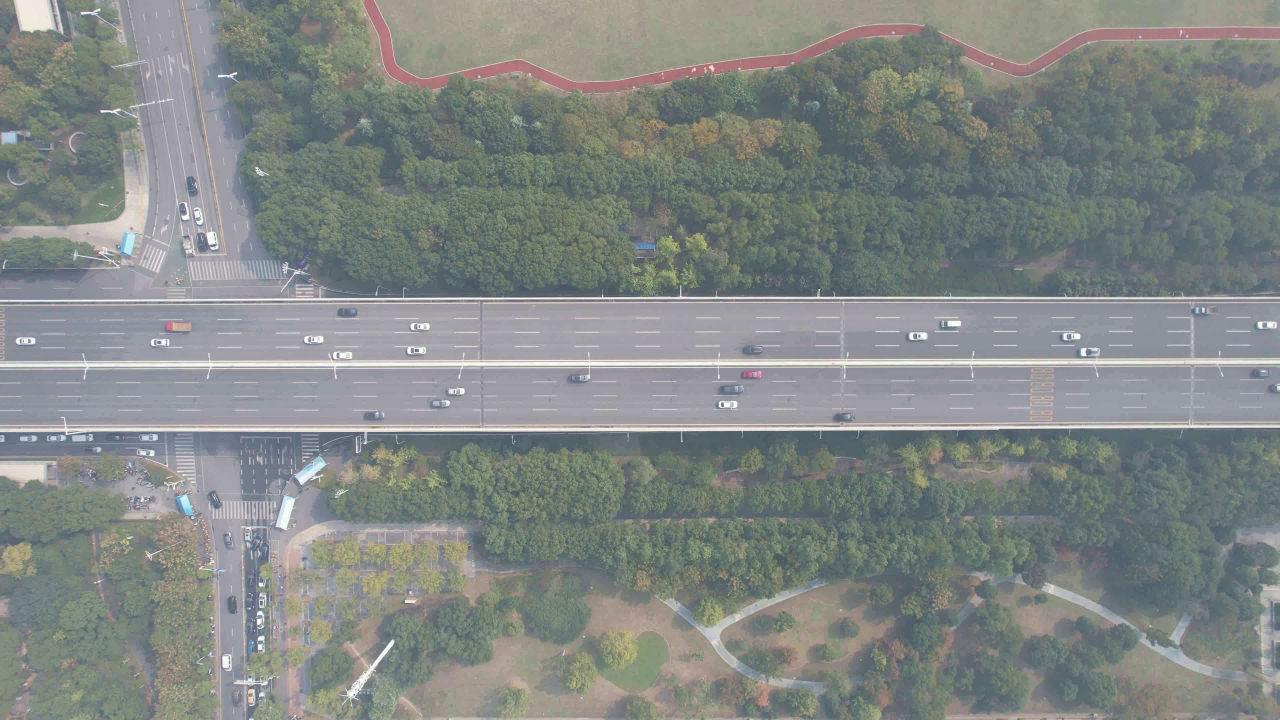
#> input picture multiple_videos_stitcher/exp0503/1_stb.jpg, 3840 x 2160 px (shown at 1/3 size)
$ python image_stitcher_feature.py
#> lines starting #> are read from the running program, lines starting #| are printed output that depends on the picture
import cv2
import numpy as np
from matplotlib import pyplot as plt

img1 = cv2.imread('./exp0503/1_stb.jpg')
#> img1 is the input picture: shape (2160, 3840, 3); mean B, G, R 132.9, 135.3, 130
img2 = cv2.imread('./exp0503/2_stb.jpg')
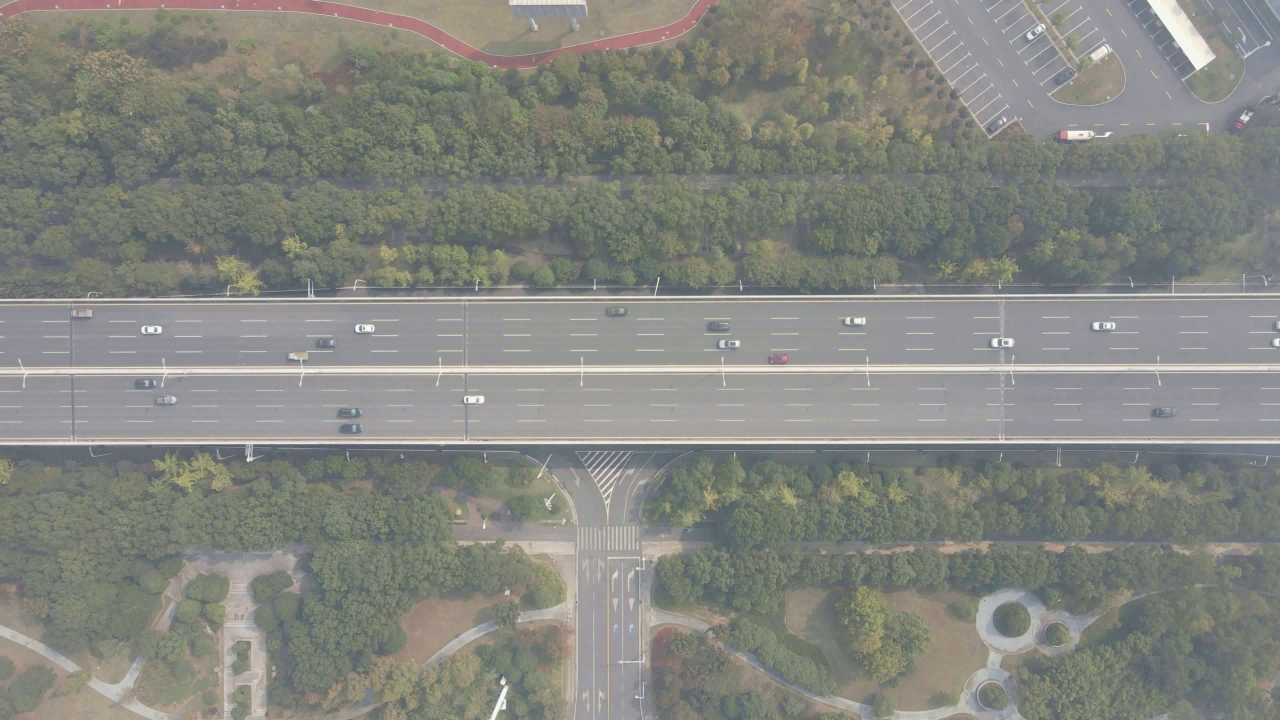
#> input picture multiple_videos_stitcher/exp0503/2_stb.jpg, 3840 x 2160 px (shown at 1/3 size)
#> img2 is the input picture: shape (2160, 3840, 3); mean B, G, R 128.1, 134.2, 132.6

###########################################################
####第一种常规方法，可行，需要试出好的H
# gray1 = cv2.cvtColor(img1, cv2.COLOR_BGR2GRAY)
# gray2 = cv2.cvtColor(img2, cv2.COLOR_BGR2GRAY)
img1_tailor=img1.copy()
img2_tailor=img2.copy()
img1_p1x,img1_p1y= 3394,898
img1_p2x,img1_p2y= 3840,1284
img2_p1x,img2_p1y= 0,897
img2_p2x,img2_p2y=459,1335
# [9 lines of commented-out code are left out]
sift = cv2.xfeatures2d.SIFT_create()
# sift = cv2.xfeatures2d.SURF_create()
## keypoints, descriptor = surf.detectAndCompute(img, None)
psd_kp1, psd_des1 = sift.detectAndCompute(img1_tailor, None)
#> psd_kp1 = 18309 keypoints; strongest (x, y, size): (2046, 1324, 2.5), (707, 220, 5.4), (306, 334, 5.8), (782, 1754, 8.5)
psd_kp2, psd_des2 = sift.detectAndCompute(img2_tailor, None)
#> psd_kp2 = 8859 keypoints; strongest (x, y, size): (1509, 2045, 10.7), (3289, 977, 12.9), (746, 1378, 9.7), (2984, 1028, 13.1)
# [12 lines of commented-out code are left out]
FLANN_INDEX_KDTREE = 1
index_params = dict(algorithm=FLANN_INDEX_KDTREE, trees=5)
search_params = dict(checks=50)  # 指定索引树要被遍历的次数
flann = cv2.FlannBasedMatcher(index_params, search_params)
matches = flann.knnMatch(psd_des1, psd_des2, k=2)
#> matches = 18309 matches

#筛选有效的特征描述子存入数组中
verify_matches = []
for m1,m2 in matches:
    if m1.distance <0.5*m2.distance:
        verify_matches.append(m1)
#> after the loop, verify_matches = 14 matches
goodMatch = np.expand_dims(verify_matches, 1)
img_out_match=cv2.drawMatchesKnn(img1, psd_kp1,
                           img2, psd_kp2,
                           goodMatch[:], None,[255,0,0], flags=2)
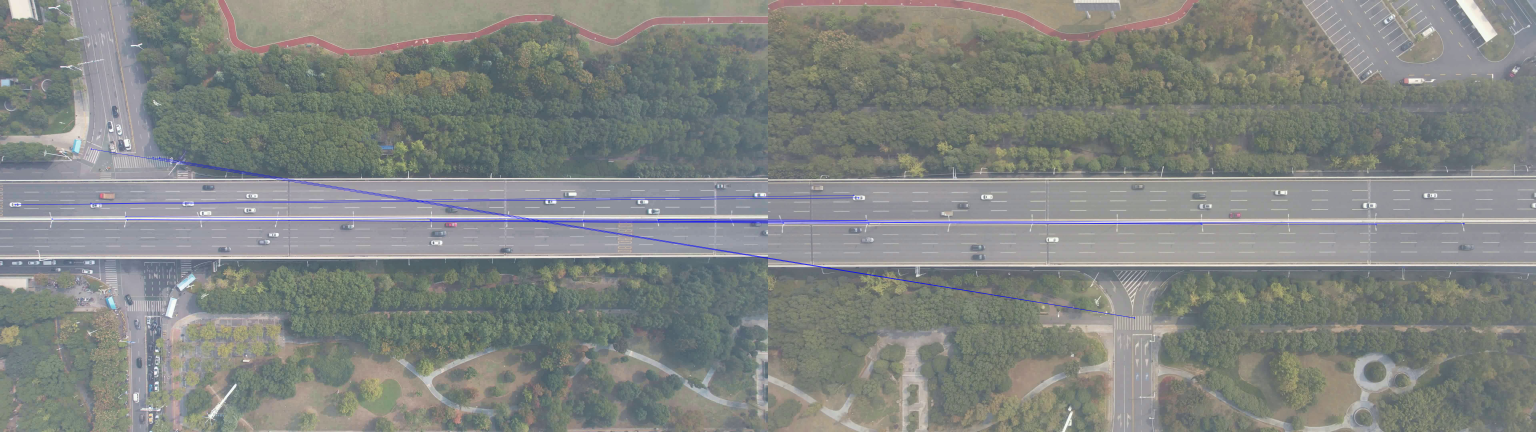
#> img_out_match: shape (2160, 7680, 3) (shown at 1/5 size); mean B, G, R 130.8, 134, 130.6

##单应性矩阵需要最低四个特征描述子坐标点进行计算，判断数组中是否有足够,这里设为6更加充足
if len(verify_matches) > 6:
    ##存放求取单应性矩阵所需的img1和img2的特征描述子坐标点
    img1_pts = []
    img2_pts = []
    for m in verify_matches:
    ##通过使用循环获取img1和img2图像优化后描述子所对应的特征点
        img1_pts.append(psd_kp1[m.queryIdx].pt)
        img2_pts.append(psd_kp2[m.trainIdx].pt)
#> this loop made 14 passes
#> after the loop, img1_pts = [(76.86, 1022.9), (76.86, 1022.9), (260.3, 1094.9), (453.9, 1017), (456.8, 745), (629, 1083.1), (636.5, 1098.4), (764.9, 788.6), (798, 789), (2151.3, 1098.6), (2155.1, 1101.7), (2918.2, 1103.5), (3292.5, 1098.6), (3292.5, 1098.6)]; img2_pts = [(452.4, 988.8), (452.4, 988.8), (75.75, 1114.4), (427.6, 977), (1831.5, 1589.5), (492.5, 1101.1), (502.5, 1117.5), (1831.5, 1589.5), (1831.5, 1589.5), (2165.5, 1117.6), (2169.2, 1121.2), (3039.5, 1122.7), (3479, 1117.4), (3479, 1117.4)]
    ##得到的坐标是[(x1,y1),(x2,y2),....]
    ##计算需要的坐标格式：[[x1,y1],[x2,y2],....]所以需要转化
    img1_pts = np.float32(img1_pts).reshape(-1,1,2)
#> img1_pts = 14 rows, first 8: [76.86, 1022.9], [76.86, 1022.9], [260.3, 1094.9], [453.9, 1017], [456.8, 745], [629, 1083.1], [636.5, 1098.4], [764.9, 788.6]
    img2_pts = np.float32(img2_pts).reshape(-1,1,2)
#> img2_pts = 14 rows, first 8: [452.4, 988.8], [452.4, 988.8], [75.75, 1114.4], [427.6, 977], [1831.5, 1589.5], [492.5, 1101.1], [502.5, 1117.5], [1831.5, 1589.5]
###########################################################################
    ##计算单应性矩阵
    H,mask = cv2.findHomography(img2_pts,img1_pts,cv2.RANSAC,5.0)
#> H = [[0.0891, 0.366, -386.3], [-0.00194, -0.755, 961.2], [-1.78e-06, -0.000799, 1]]; mask = [1, 1, 1, 0, 0, 0, 1, 0, 0, 0, 0, 0, 1, 1]
    print(H)
#| [[ 8.91394240e-02  3.66157925e-01 -3.86291247e+02]
#|  [-1.93891789e-03 -7.54803906e-01  9.61239274e+02]
#|  [-1.77649641e-06 -7.98927007e-04  1.00000000e+00]]
    result_img = cv2.warpPerspective(img2,H,(7680,2160))
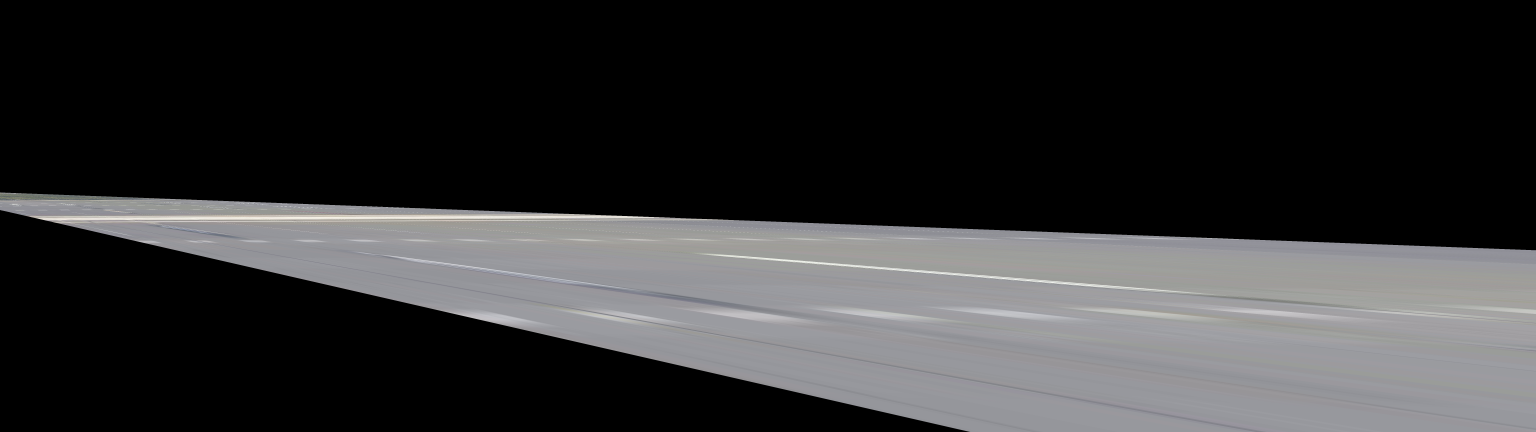
#> result_img: shape (2160, 7680, 3) (shown at 1/5 size); mean B, G, R 51.3, 50.5, 50.5
    result_img[:2160, :(3840-252)] = img1[:2160, :(3840-252)]
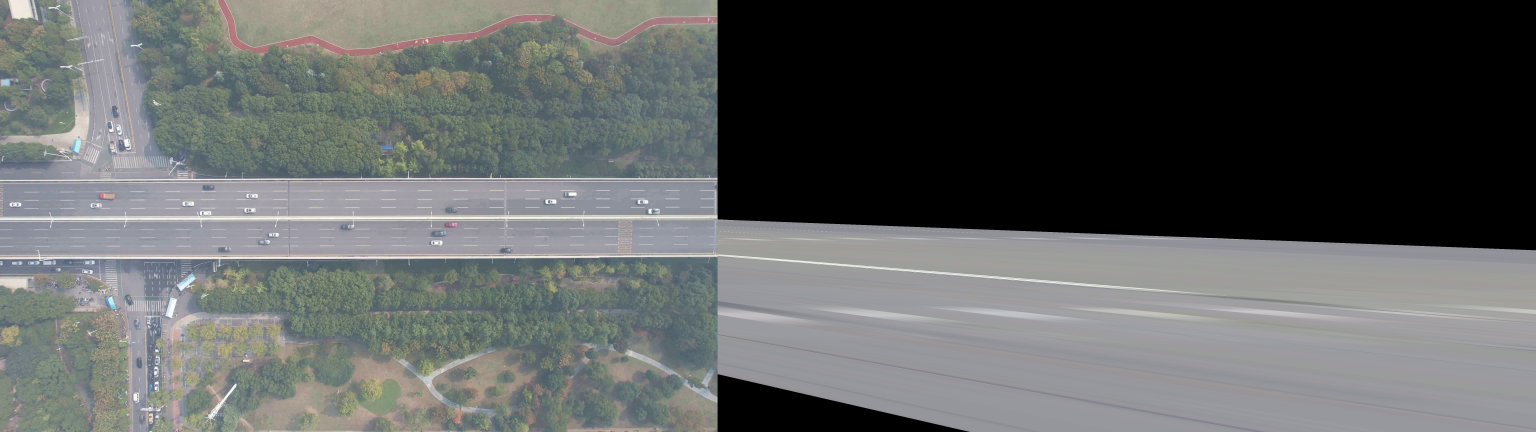
#> result_img: shape (2160, 7680, 3) (shown at 1/5 size); mean B, G, R 98.8, 99.4, 97
    cv2.imwrite('./exp0503/stitched_image3.jpg', result_img)
    ##CitySIM重叠像素估计有2000多，2000效果应该会更好。
###############################################################################################
###############################################################################################
# ####第二种方法可选，实际没啥用，选出比较好的3个点计算仿射变换矩阵
#     # 只利用4对点计算单应性矩阵:
#     def Homographyfrom4Pts(pair_points):
#         pt1 = pair_points[:, :2].astype(np.float32)
#         pt2 = pair_points[:, 2:4].astype(np.float32)
#         # 可能的问题出在三点共线或者两点重合的情况，导致误差巨大
#         M = cv2.getPerspectiveTransform(pt1, pt2)
#         # 返回的行列式用于辅助检查 M 是否正确
#         return M, np.linalg.det(M)
#
#     def RANSAC(match_pts):
#         pts_num = match_pts.shape[0]
#         det_M = 0
#         update_match_pts = []
#         max_satisfy_rate = 0
#         # 最大迭代次数100
#         for i in range(100):
#             det_M = 0
#             while (det_M <= 0.1):
#                 # 随机选取4对点
#                 rand4 = np.random.randint(pts_num, size=4)
#                 # 基于这4对点计算单应性矩阵
#                 # print(match_pts[rand4, :])
#                 M, det_M = Homographyfrom4Pts(match_pts[rand4, :])
#
#             # 添加齐次坐标
#             homo_pts1 = np.insert(match_pts[:, :2], 2, values=np.ones((1, pts_num)), axis=1).T
#             # 重投影齐次坐标
#             homo_pts2_hat = (M @ homo_pts1).T
#             # 重投影坐标
#             pts2_hat = (homo_pts2_hat / homo_pts2_hat[:, 2].reshape(-1, 1))[:, :2]
#             # 计算误差
#             error_matrix = np.sum((match_pts[:, 2:4] - pts2_hat) ** 2, axis=1)
#             satisfy_rate = sum(error_matrix < 10) / pts_num
#             # 若重投影正确率大于当前最大值, 更新认为是正确的匹配点
#             if (satisfy_rate > max_satisfy_rate):
#                 max_satisfy_rate = satisfy_rate
#                 update_match_pts = match_pts[error_matrix < 10]
#             # 若重投影正确率大于阈值, 直接返回结果
#             if (satisfy_rate > 0.75):
#                 return update_match_pts
#         return update_match_pts
#
#     match_pts=np.column_stack((img2_pts.reshape(-1,2),img1_pts.reshape(-1,2)))
#     update_match_pts=RANSAC(match_pts)
#
#     img2_pts_=update_match_pts[:,:2].astype(np.float32)
#     img1_pts_=update_match_pts[:,2:4].astype(np.float32)
#     plt.scatter(img1_pts_[:,0],img1_pts_[:,1],c='blue',)
#     # plt.scatter(img2_pts_[:,0],img2_pts_[:,1],c='red')
#     for i in range(len(img1_pts_)):
#         plt.text(img1_pts_[i,0], img1_pts_[i,1], (i))
#     plt.imshow(img1)
#     plt.show()
#
#     pts1=np.row_stack((img1_pts_[0,:],img1_pts_[2,:],img1_pts_[5,:]))
#     pts2=np.row_stack((img2_pts_[0,:],img2_pts_[2,:],img2_pts_[5,:]))
#     affine_mat = cv2.getAffineTransform(pts2, pts1)
#     img_out = cv2.warpAffine(img2, affine_mat, (7680,2160))
#     img_out[:2160,:3840] = img1
#
#     # # 可以去除黑色无用部分
#     # rows, cols = np.where(img_out[:, :, 0] != 0)
#     # min_row, max_row = min(rows), max(rows) + 1
#     # min_col, max_col = min(cols), max(cols) + 1
#     # result = img_out[min_row:max_row, min_col:max_col, :]
#     cv2.imwrite('./exp0501/stitched_image3.jpg', img_out)
